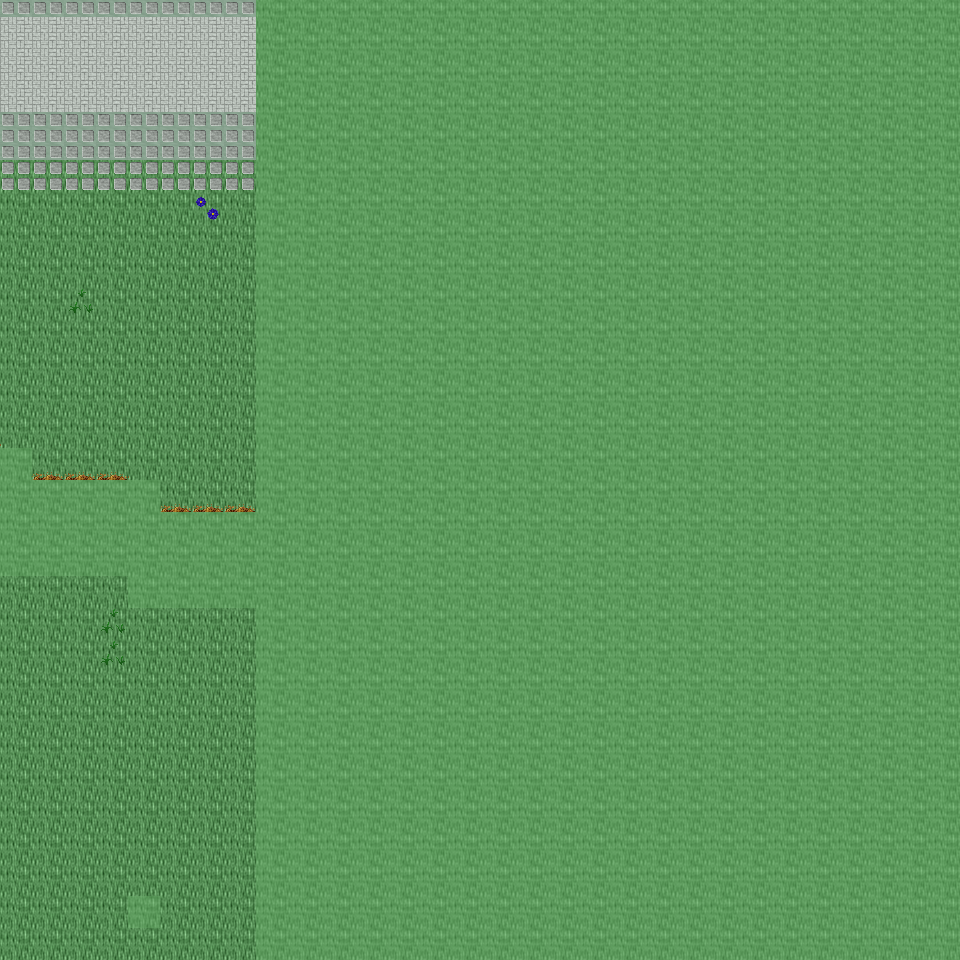

This is a level from a 2D game, rendered from its Tiled map with the project's own tilesets. A one-line summary and the map file follow, with tile-layer data summarised:
An orthogonal 30x30 tile map with 32x32 px tiles, 6 tile layers (Ground, Object, Object2, Above, ...), 24 tilesets and 4 objects (4x mapchange).

<map version="1.0" orientation="orthogonal" renderorder="right-down" width="30" height="30" tilewidth="32" tileheight="32" nextobjectid="5">
  <tileset firstgid="1" name="tileset_ground_ground" tilewidth="32" tileheight="32" tilecount="33" columns="3">
    <image source="../drawable/tileset_ground_ground.png" width="96" height="352" />
  </tileset>
  <tileset firstgid="34" name="tileset_ground_water_pool" tilewidth="32" tileheight="32" tilecount="72" columns="3">
    <image source="../drawable/tileset_ground_water_pool.png" width="96" height="768" />
  </tileset>
  <tileset firstgid="106" name="tileset_ground_earth_edges" tilewidth="32" tileheight="32" tilecount="18" columns="6">
    <image source="../drawable/tileset_ground_earth_edges.png" width="192" height="96" />
  </tileset>
  <tileset firstgid="124" name="tileset_ground_grass_edges" tilewidth="32" tileheight="32" tilecount="36" columns="12">
    <image source="../drawable/tileset_ground_grass_edges.png" width="384" height="96" />
  </tileset>
  <tileset firstgid="160" name="tileset_ground_grass_corners" tilewidth="32" tileheight="32" tilecount="24" columns="6">
    <image source="../drawable/tileset_ground_grass_corners.png" width="192" height="128" />
  </tileset>
  <tileset firstgid="184" name="tileset_ground_water_pool_corners" tilewidth="32" tileheight="32" tilecount="72" columns="3">
    <image source="../drawable/tileset_ground_water_pool_corners.png" width="96" height="768" />
  </tileset>
  <tileset firstgid="256" name="tileset_furniture_carpet_carpets" tilewidth="32" tileheight="32" tilecount="8" columns="4">
    <image source="../drawable/tileset_furniture_carpet_carpets.png" width="128" height="64" />
  </tileset>
  <tileset firstgid="264" name="tileset_ground_ridge_earth_dark" tilewidth="32" tileheight="32" tilecount="96" columns="12">
    <image source="../drawable/tileset_ground_ridge_earth_dark.png" width="384" height="256" />
  </tileset>
  <tileset firstgid="360" name="tileset_ground_ridge_earth_pale" tilewidth="32" tileheight="32" tilecount="96" columns="12">
    <image source="../drawable/tileset_ground_ridge_earth_pale.png" width="384" height="256" />
  </tileset>
  <tileset firstgid="456" name="tileset_plant_grasses" tilewidth="32" tileheight="32" tilecount="6" columns="3">
    <image source="../drawable/tileset_plant_grasses.png" width="96" height="64" />
  </tileset>
  <tileset firstgid="462" name="tileset_plant_flower_daisy_red" tilewidth="32" tileheight="32" tilecount="8" columns="2">
    <image source="../drawable/tileset_plant_flower_daisy_red.png" width="64" height="128" />
  </tileset>
  <tileset firstgid="470" name="tileset_plant_flower_daisy_blue" tilewidth="32" tileheight="32" tilecount="8" columns="2">
    <image source="../drawable/tileset_plant_flower_daisy_blue.png" width="64" height="128" />
  </tileset>
  <tileset firstgid="478" name="tileset_plant_flower_daisy_yellow" tilewidth="32" tileheight="32" tilecount="8" columns="2">
    <image source="../drawable/tileset_plant_flower_daisy_yellow.png" width="64" height="128" />
  </tileset>
  <tileset firstgid="486" name="tileset_plant_bush_bushes" tilewidth="32" tileheight="32" tilecount="10" columns="5">
    <image source="../drawable/tileset_plant_bush_bushes.png" width="160" height="64" />
  </tileset>
  <tileset firstgid="496" name="tileset_furniture_table_long_side_on_pale" tilewidth="32" tileheight="32" tilecount="3" columns="3">
    <image source="../drawable/tileset_furniture_table_long_side_on_pale.png" width="96" height="32" />
  </tileset>
  <tileset firstgid="499" name="tileset_plant_stump_small_stump" tilewidth="32" tileheight="32" tilecount="4" columns="2">
    <image source="../drawable/tileset_plant_stump_small_stump.png" width="64" height="64" />
  </tileset>
  <tileset firstgid="503" name="tileset_ground_rock_rocks_2" tilewidth="32" tileheight="32" tilecount="4" columns="2">
    <image source="../drawable/tileset_ground_rock_rocks_2.png" width="64" height="64" />
  </tileset>
  <tileset firstgid="507" name="tileset_ground_ladder_vertical_dark" tilewidth="32" tileheight="32" tilecount="3" columns="3">
    <image source="../drawable/tileset_ground_ladder_vertical_dark.png" width="96" height="32" />
  </tileset>
  <tileset firstgid="510" name="tileset_item_statue_green_stone" tilewidth="32" tileheight="32" tilecount="12" columns="4">
    <image source="../drawable/tileset_item_statue_green_stone.png" width="128" height="96" />
  </tileset>
  <tileset firstgid="522" name="tileset_logic_collision" tilewidth="32" tileheight="32" tilecount="1" columns="1">
    <image source="../drawable/tileset_logic_collision.png" width="32" height="32" />
  </tileset>
  <tileset firstgid="523" name="tileset_furniture_table_long_front_on_pale" tilewidth="32" tileheight="32" tilecount="3" columns="1">
    <image source="../drawable/tileset_furniture_table_long_front_on_pale.png" width="32" height="96" />
  </tileset>
  <tileset firstgid="526" name="tileset_furniture_light_flames" tilewidth="32" tileheight="32" tilecount="6" columns="6">
    <image source="../drawable/tileset_furniture_light_flames.png" width="192" height="32" />
  </tileset>
  <tileset firstgid="532" name="tileset_ground_green_paving" tilewidth="32" tileheight="32" tilecount="18" columns="3">
    <image source="../drawable/tileset_ground_green_paving.png" width="96" height="192" />
  </tileset>
  <tileset firstgid="550" name="tileset_building_castle" tilewidth="32" tileheight="32" tilecount="320" columns="20">
    <image source="../drawable/tileset_building_castle.png" width="640" height="512" />
  </tileset>
  <layer name="Ground" width="30" height="30">
    <data>[900 cells, 900 non-empty, 7 distinct tile ids]</data>
  </layer>
  <layer name="Object" width="30" height="30">
    <data>[900 cells, 262 non-empty, 31 distinct tile ids]</data>
  </layer>
  <layer name="Object2" width="30" height="30">
    <data>[900 cells, 5 non-empty, 3 distinct tile ids]</data>
  </layer>
  <layer name="Above" width="30" height="30">
    <data>[900 cells, 2 non-empty, 1 distinct tile ids]</data>
  </layer>
  <layer name="Above2" width="30" height="30">
    <data>[900 cells, 0 non-empty, 0 distinct tile ids]</data>
  </layer>
  <layer name="Walkable" width="30" height="30">
    <data>[900 cells, 687 non-empty, 1 distinct tile ids]</data>
  </layer>
  <objectgroup name="MapEvents">
    <object id="1" name="north" type="mapchange" x="0" y="0" width="256" height="32">
      <properties>
        <property name="map" value="0_ados_mountain_n2_w2_x3_y0" />
        <property name="place" value="south" />
      </properties>
    </object>
    <object id="2" name="south" type="mapchange" x="0" y="928" width="256" height="32">
      <properties>
        <property name="map" value="0_ados_mountain_n2_w2_x3_y2" />
        <property name="place" value="north" />
      </properties>
    </object>
    <object id="3" name="west" type="mapchange" x="0" y="0" width="32" height="448">
      <properties>
        <property name="map" value="0_ados_mountain_n2_w2_x2_y1" />
        <property name="place" value="east" />
      </properties>
    </object>
    <object id="4" name="west2" type="mapchange" x="0" y="576" width="32" height="384">
      <properties>
        <property name="map" value="0_ados_mountain_n2_w2_x2_y1" />
        <property name="place" value="east2" />
      </properties>
    </object>
  </objectgroup>
</map>
